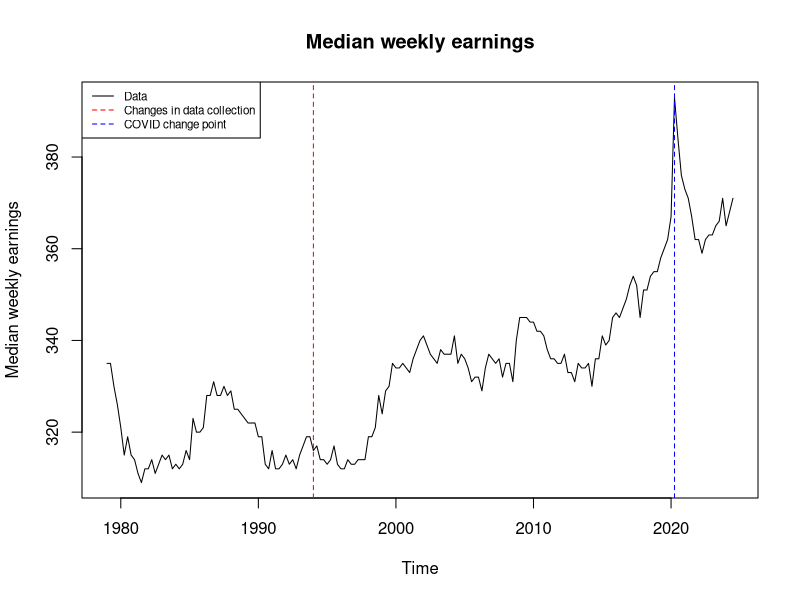
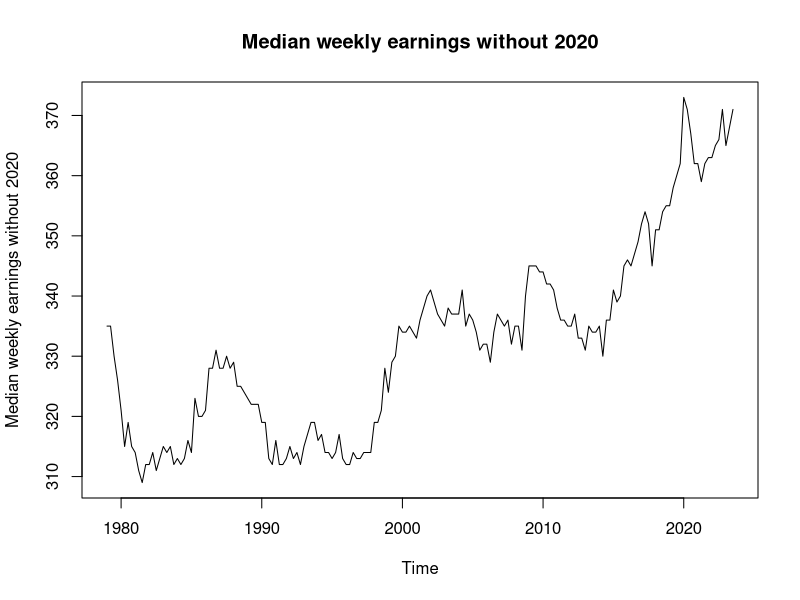
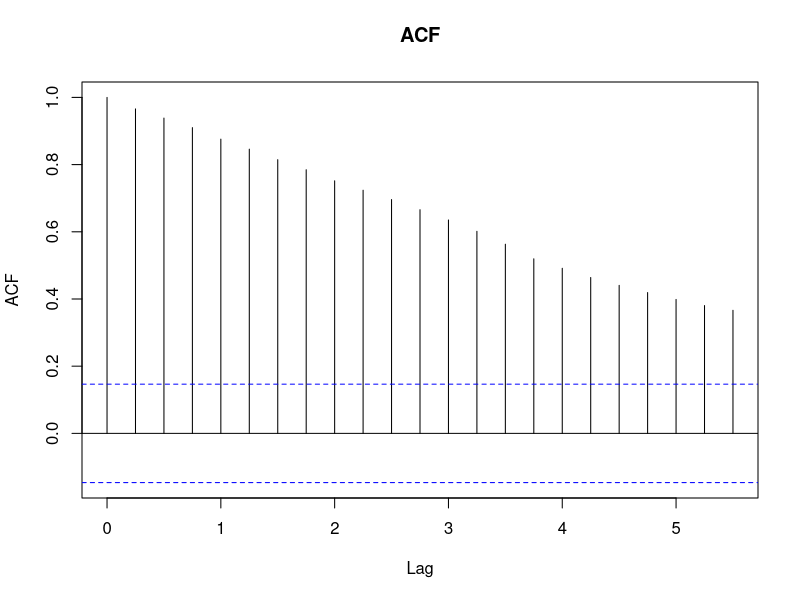
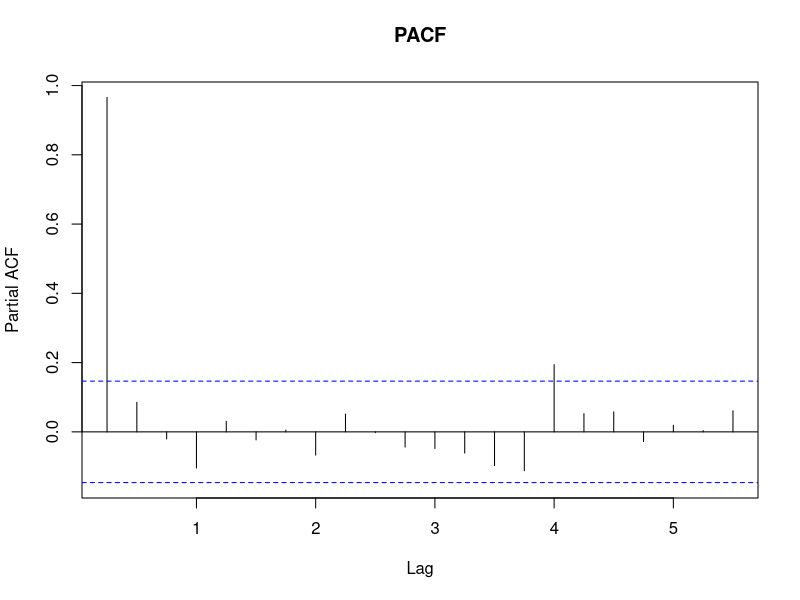
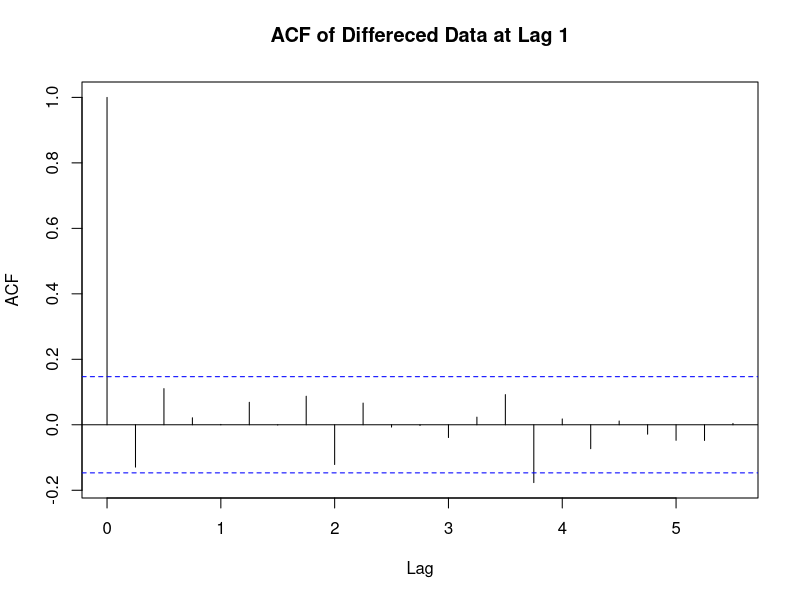
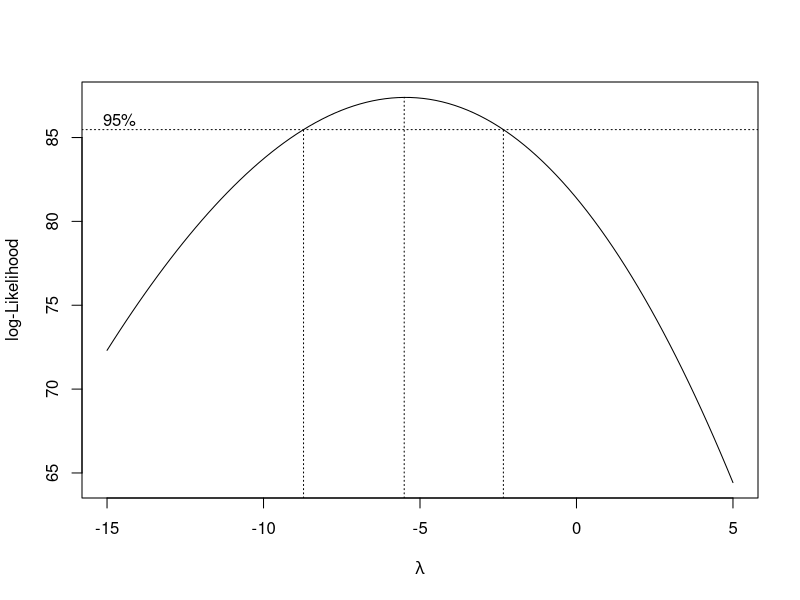
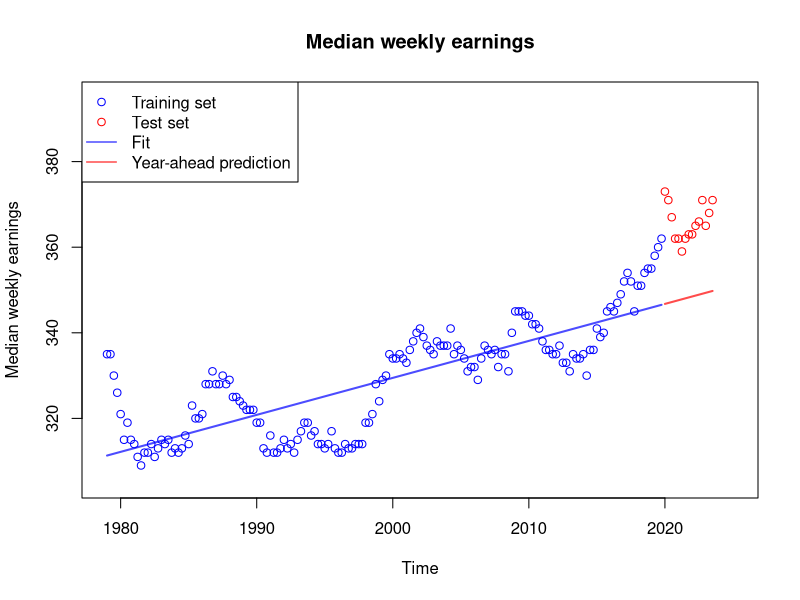
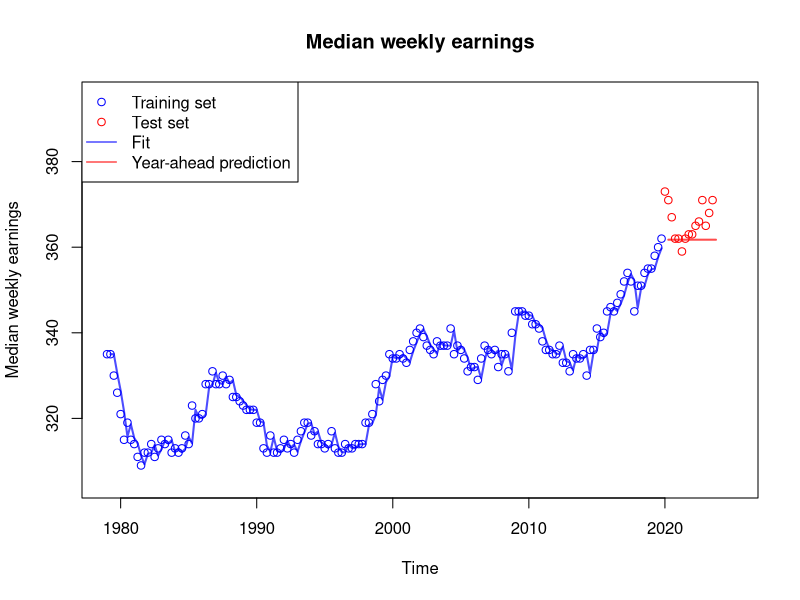

R code for these plots, in order:
## ---- chunk 1
knitr::opts_chunk$set(echo = TRUE)
library(glmnet)
## ---- chunk 2
original_data <- ts(read.csv("LES1252881600Q.csv")["LES1252881600Q"], start = 1979, frequency = 4)
## ---- chunk 3
plot(original_data, xlab = "Time", ylab = "Median weekly earnings", main = "Median weekly earnings")

abline(v = 1994, col = "red", lty = "dashed")
abline(v = 2020 + 3/12, col = "blue", lty = "dashed")
legend("topleft", legend=c("Data", "Changes in data collection", "COVID change point"), 
       col=c("black", "red", "blue"), lty=c(1, 2, 2), cex=0.7)
## ---- chunk 4
time_index <- time(original_data)
data_without_2020 <- original_data[time_index < 2020 | time_index >= 2021]
# Create a new time series without 2020 and shifted up
no_2020_data <- ts(data_without_2020, start = 1979, frequency = 4)
data = no_2020_data
## ---- chunk 5
plot(data, xlab = "Time", ylab = "Median weekly earnings without 2020", main = "Median weekly earnings without 2020")
## ---- chunk 6
library(stats)
groups <- as.factor(c(rep(c(1:14), each = length(data) / 14), rep(15, 11)))
fligner.test(as.numeric(data), groups) 
## ---- chunk 7
acf(data, main = "ACF")
## ---- chunk 8
pacf(data, main = "PACF")
## ---- chunk 9
acf(diff(data), main = "ACF of Differeced Data at Lag 1")
## ---- chunk 10
library(MASS)
bx_model <- boxcox(as.numeric(data) ~ 1, lambda = seq(-15, 5, length=100))
opt_lambda <- bx_model$x[which.max(bx_model$y)]
transformed = (data)^opt_lambda
## ---- chunk 11
groups <-as.factor(c(rep(c(1:14), each = length(data) / 14), rep(15, 11)))
fligner.test(as.numeric(transformed), groups) 
## ---- chunk 12
train <- window(data, end = 2019+3/4)
test <- window(data, start = 2020)
## ---- chunk 13
set.seed(12)

model_APSEs = c()

poly.Time = poly(as.vector(time(data)), 15)
train_data_df = data.frame(Earnings = as.numeric(train), head(poly.Time, -15))
test_data_df = data.frame(Earnings = as.numeric(test), tail(poly.Time, 15))

X_train = as.matrix(train_data_df[, 2, drop = FALSE])
X_test = as.matrix(test_data_df[, 2, drop = FALSE])
lm_model = lm(train_data_df$Earnings ~ X_train)
fit = predict(lm_model, time(data))

b = lm_model$coefficients["(Intercept)"]
m = lm_model$coefficients["X_train"]

predictions = c()
for (x_val in X_test) {
  pred = m * x_val + b
  predictions = c(predictions, pred)
}

APSE_deg1 = mean((predictions - test_data_df$Earnings)^2)
plot(train, main = "Median weekly earnings",
     ylab = "Median weekly earnings", 
     xlim = c(1979, 2025), 
     ylim = c(305,395),
     col = "blue", type = "p")
legend('topleft', legend=c("Training set", "Test set", "Fit", 
                          "Year-ahead prediction"), 
       col=c("blue", "red", "blue", "red"), 
       lty=c(NA, NA, 1,1), pch = c(1, 1, NA, NA), cex=1)
points(test, col = "red")
lines(ts(start = 2020, predictions, frequency = 4), 
      col = adjustcolor('red', 0.7), lwd = 2)
lines(ts(start = 1979, fit, frequency = 4), 
      col = adjustcolor('blue', 0.7), lwd = 2)
## ---- chunk 14
plot(train, main = "Median weekly earnings",
     ylab = "Median weekly earnings", 
     xlim = c(1979, 2025), 
     ylim = c(305,395),
     col = "blue", type = "p")
points(test, col = "red")
legend('topleft', legend=c("Training set", "Test set", "Fit", 
                          "Year-ahead prediction"), 
       col=c("blue", "red", "blue", "red"), 
       lty=c(NA, NA, 1,1), pch = c(1, 1, NA, NA), cex=1)
model = HoltWinters(train, gamma = FALSE , beta = FALSE) 
es.train = model$fitted
HW.predict = predict(model, n.ahead=15 , prediction.interval = TRUE , level=0.95)
lines(ts(start = 1979 + 1/4, es.train[1:(length(train) - 1)], frequency = 4), 
      col = adjustcolor('blue', 0.7), lwd = 2)
lines(ts(start = 2020 + 1/4, HW.predict[,"fit"], frequency = 4), 
      col = adjustcolor('red', 0.7), lwd = 2)
APSE_exp = mean((test - HW.predict[,"fit"])^2)
## ---- chunk 15
plot(train, main = "Median weekly earnings",
     ylab = "Median weekly earnings", 
     xlim = c(1979, 2025), 
     ylim = c(305,395),
     col = "blue", type = "p")
points(test, col = "red")
legend('topleft', legend=c("Training set", "Test set", "Fit", 
                          "Year-ahead prediction"), 
       col=c("blue", "red", "blue", "red"), 
       lty=c(NA, NA, 1,1), pch = c(1, 1, NA, NA), cex=1)
model = HoltWinters(train, gamma = FALSE) 
es.train = model$fitted
HW.predict = predict(model, n.ahead=15 , prediction.interval = TRUE , level=0.95)
lines(ts(start = 1979 + 2/4, es.train[,"xhat"], frequency = 4), 
      col = adjustcolor('blue', 0.7), lwd = 2)
lines(ts(start = 2020 + 1/4, HW.predict[,"fit"], frequency = 4), 
      col = adjustcolor('red', 0.7), lwd = 2)
APSE_dbl_exp = mean((test - HW.predict[,"fit"])^2)
## ---- chunk 16
set.seed(12)

alpha_values = c(0, 0.5, 1)
Log.Lambda.Seq = c(seq(-15, -0.5, by = 0.1), seq(0, 10, by = 0.1))
Lambda.Seq = exp(Log.Lambda.Seq)

APSE_df = data.frame(alpha = numeric(), degree = integer(), APSE = numeric())

lamb_ridge = 10000
lamb_elas = 10000
lamb_lasso = 10000

for (a in alpha_values) {
  min_apse = 10000
  for (deg in 2:15) {
    X_train = as.matrix(train_data_df[2:(deg + 1)])
    Y_train = train_data_df$Earnings
    CV = cv.glmnet(x = X_train, y = Y_train, alpha = a, lambda = Lambda.Seq, nfolds = 10)
    lambda_1se = CV$lambda.1se
    model = glmnet(x = X_train, y = Y_train, alpha = a, lambda = lambda_1se)
    predictions = predict(model, newx = as.matrix(test_data_df[, 2:(deg + 1)]))
    APSE = mean((predictions - test_data_df$Earnings)^2)
    if (APSE < min_apse) {
      min_apse = APSE
      if (a == 0){
        lamb_ridge = lambda_1se
      } else if (a == 0.5){
        lamb_elas = lambda_1se
      } else {
        lamb_lasso = lambda_1se
      }
    }
    APSE_df = rbind(APSE_df, data.frame(alpha = a, degree = deg, APSE = APSE))
  }
}

par(mfrow = c(1, 3), mar = c(10, 2, 10, 2))
plot(APSE_df$degree[APSE_df$alpha == alpha_values[1]], APSE_df$APSE[APSE_df$alpha == alpha_values[1]], 
  type = "o", col = "blue", pch = 16, xlab = "Polynomial Degree", ylab = "APSE",
  main = "APSE vs Polynomial Degree\n for Alpha = 0")

plot(APSE_df$degree[APSE_df$alpha == alpha_values[2]], APSE_df$APSE[APSE_df$alpha == alpha_values[2]], 
  type = "o", col = "blue", pch = 16, xlab = "Polynomial Degree", ylab = "APSE",
  main = "APSE vs Polynomial Degree\n for Alpha = 0.5")

plot(APSE_df$degree[APSE_df$alpha == alpha_values[3]], APSE_df$APSE[APSE_df$alpha == alpha_values[3]], 
  type = "o", col = "blue", pch = 16, xlab = "Polynomial Degree", ylab = "APSE",
  main = "APSE vs Polynomial Degree\n for Alpha = 1")
## ---- chunk 17
set.seed(12)
observed = test_data_df$Earnings
X_train = as.matrix(train_data_df[, 2:6])
Y_train = train_data_df$Earnings
X_test = as.matrix(test_data_df[, 2:6])


lambda_1se1 = lamb_ridge
best_model_1 = glmnet(x = X_train, y = Y_train, alpha = 0, lambda = lambda_1se1)
fitted_values1 = predict(best_model_1, newx = X_test)

lambda_1se2 = lamb_elas
best_model_2 = glmnet(x = X_train, y = Y_train, alpha = 0.5, lambda = lambda_1se2)
fitted_values2 = predict(best_model_2, newx = X_test)

lambda_1se3 = lamb_lasso
best_model_3 = glmnet(x = X_train, y = Y_train, alpha = 1, lambda = lambda_1se3)
fitted_values3 = predict(best_model_3, newx = X_test)


APSE1 = mean((observed - fitted_values1)^2)
APSE2 = mean((observed - fitted_values2)^2)
APSE3 = mean((observed - fitted_values3)^2)

table = data.frame(
  Alpha = alpha_values,
  APSE = c(APSE1,APSE2,APSE3)
)
## ---- chunk 18
# nicely displaying the APSE values
library(knitr)
library(kableExtra)

table %>%
  kable(
    format = "latex",
    booktabs = TRUE,
    caption = "Alpha Values and APSE Results",
    digits = 4,
    col.names = c("Alpha", "APSE"),
    align = c("c", "c")
  ) %>%
  kable_styling(
    latex_options = c("hold_position"),
    position = "center",
    full_width = FALSE
  )
## ---- chunk 19
model_APSEs = c(APSE_deg1, APSE_exp, APSE_dbl_exp, APSE3)
model_types = c("Simple Linear Regression", "Exponential", "Double Exponential", "Elastic Net w/ alpha = 1")

APSE_table = data.frame(
  Model = model_types,
  APSE = model_APSEs
)

APSE_table %>%
  kable(
    format = "latex",
    booktabs = TRUE,
    caption = "Intermediate APSE Results",
    digits = 4,
    col.names = c("Model", "APSE"),
    align = c("c", "c")
  ) %>%
  kable_styling(
    latex_options = c("hold_position"),
    position = "center",
    full_width = FALSE
  )
## ---- chunk 20
# Exponential Smoothing (Single)
model_es <- HoltWinters(train, gamma = FALSE, beta = FALSE)

# Fitted values for Exponential Smoothing
es.train <- model_es$fitted[, "xhat"] 

#  residuals for Exponential Smoothing
residuals_exp <- train - es.train
par(mfrow= c(1, 2), mar = c(5, 2, 5, 2))
plot(
  residuals_exp,
  type = "l",
  main = "Residuals from \nExponential Smoothing",
  ylab = "Residuals",
  xlab = "Time"
)
abline(h = 0, col = "red", lty = 2)

acf(
  residuals_exp,
  main = "ACF of Residuals from \nExponential Smoothing",
  xlab = "Lag",
  ylab = "Autocorrelation"
)

# Caculating APSE 
es.forecast <- predict(model_es, n.ahead = length(test))  # Forecast for the test set
apse_es <- mean((test - es.forecast)^2)  # APSE for Single Exponential Smoothing
## ---- chunk 21
# Double Exponential Smoothing
model_des <- HoltWinters(train, gamma = FALSE) # Includes trend (beta)

des.train <- model_des$fitted[, "xhat"] 
# Calculate residuals for Double Exponential Smoothing
residuals_de <- train - des.train
par(mfrow= c(1, 2), mar = c(5, 2, 5, 2))
plot(
  residuals_de,
  type = "l",
  main = "Residuals from \nDouble Exponential Smoothing",
  ylab = "Residuals",
  xlab = "Time"
)
abline(h = 0, col = "red", lty = 2)

acf(
  residuals_de,
  main = "ACF of Residuals from \nDouble Exponential Smoothing",
  xlab = "Lag",
  ylab = "Autocorrelation"
)
## ---- chunk 22

train_fitted_values <- predict(best_model_3, newx = X_train)
train_residuals <- Y_train - train_fitted_values

#par(mfrow= c(1, 3), mar = c(5, 5, 4, 2))
# Plot residuals over time 
plot(
  train_residuals,
  type = "p",
  main = "Residuals Over Time",
  xlab = "Index",
  ylab = "Residuals",
  pch = 16,
  col = "blue"
)
abline(h = 0, col = "red", lty = 2)

## ---- chunk 23
par(mfrow= c(1, 2), mar = c(5, 2, 5, 2))

# ACF plot of residuals
acf(
  train_residuals,
  main = "ACF of Residuals",
  xlab = "Lag",
  ylab = "Autocorrelation"
) 
# PACF plot of residuals
pacf(
  train_residuals,
  main = "PACF of Residuals",
  xlab = "Lag",
  ylab = "Autocorrelation"
)
## ---- chunk 24
# Fitting these models
residuals_vec <- as.vector(train_residuals) 
residuals_ts <- ts(residuals_vec)

arima_101 <- arima(residuals_vec, order = c(1, 0, 1))
arima_100 <- arima(residuals_vec, order = c(1, 0, 0))
arima_001 <- arima(residuals_vec, order = c(0, 0, 1))
arima_002 <- arima(residuals_vec, order = c(0, 0, 2))
arima_102 <- arima(residuals_vec, order = c(1, 0, 2))
arima_103 <- arima(residuals_vec, order = c(1, 0, 3))
arima_109 <- arima(residuals_vec, order = c(1, 0, 9))

aic_values <- data.frame(
  Model = c("ARIMA(1,0,1)", "ARIMA(1,0,0)", "ARIMA(0,0,1)", 
            "ARIMA(0,0,2)", "ARIMA(1,0,2)", "ARIMA(1,0,3)", "ARIMA(1,0,9)"),
  AIC = c(AIC(arima_101), AIC(arima_100), AIC(arima_001), 
          AIC(arima_002), AIC(arima_102), AIC(arima_103), AIC(arima_109))
)

aic_values %>%
  kable(
    format = "latex",
    booktabs = TRUE,
    caption = "AIC of Different ARIMA Models",
    digits = 4,
    col.names = c("Model", "AIC"),
    align = c("c", "c")
  ) %>%
  kable_styling(
    latex_options = c("hold_position"),
    position = "center",
    full_width = FALSE
  )

## ---- chunk 25
best_bj_model <- arima_102  # ARIMA(1,0,2)

best_bj_model_residuals <- residuals(best_bj_model)
par(mfrow= c(1, 2), mar = c(5, 2, 5, 2))

ts.plot(best_bj_model_residuals, main = "Residuals for\nARIMA(1,0,2) Model", ylab = "Residuals")
abline(h = 0, col = "red", lty = 2)

acf(best_bj_model_residuals, main = "ACF of Residuals for\nARIMA(1,0,2) Model")
## ---- chunk 26
lasso_predictions <- predict(best_model_3, newx = X_test)  

arima_forecast <- predict(best_bj_model, n.ahead = nrow(X_test))  # ARIMA(1,0,2) forecasts
arima_pred =  arima_forecast$pred

final_forecast <- lasso_predictions + arima_pred  # Combine lasso and ARIMA
observed_test <- test_data_df$Earnings  # Actual test set values

final_forecast_vec = as.vector(final_forecast)
observed_test_vec = as.vector(observed_test)

apse_forecast <- mean((observed_test_vec - final_forecast_vec)^2)  
## ---- chunk 27
model_APSEs = c(APSE_deg1, APSE_exp, APSE_dbl_exp, apse_forecast)
model_types = c("Simple Linear Regression", "Exponential", "Double Exponential", "Elastic Net w/ alpha = 1 and ARIMA")

APSE_table = data.frame(
  Model = model_types,
  APSE = model_APSEs
)

APSE_table %>%
  kable(
    format = "latex",
    booktabs = TRUE,
    caption = "Final APSE Results",
    digits = 4,
    col.names = c("Model", "APSE"),
    align = c("c", "c")
  ) %>%
  kable_styling(
    latex_options = c("hold_position"),
    position = "center",
    full_width = FALSE
  )
## ---- chunk 28
plot(data, main = "Median weekly earnings",
     ylab = "Median weekly earnings", 
     xlim = c(1979, 2027), 
     ylim = c(305,410),
     col = "blue", type = "p")
legend('topleft', legend=c("Training set", "Fit", 
                          "Year-ahead prediction",
                          "95% Prediction Interval"), 
       col=c("blue", "orange", "red", "red"), 
       lty=c(NA, NA, 1, 2), pch = c(1, 1, NA, NA), cex=1)
model = HoltWinters(data, beta = TRUE, gamma = FALSE) 
es.train = model$fitted
HW.predict = predict(model, n.ahead=4 , prediction.interval = TRUE , level=0.95)
lines(ts(start = 1979 + 2/4, es.train[,"xhat"], frequency = 4), 
      col = adjustcolor('orange', 0.7), lwd = 2)
lines(ts(start = 2025 + 1/4, HW.predict[,"fit"], frequency = 4), 
      col = adjustcolor('red', 0.7), lwd = 2)

lines(ts(start = 2025 + 1/4, HW.predict[,"upr"], frequency = 4), 
      col = adjustcolor('red', 0.7), lwd = 1, lty = 2)
lines(ts(start = 2025 + 1/4, HW.predict[,"lwr"], frequency = 4), 
      col = adjustcolor('red', 0.7), lwd = 1, lty = 2)

predict_table = data.frame(
  Time = c("2024 Q4","2025 Q1","2025 Q2","2025 Q3"),
  Prediction = HW.predict[,"fit"]
)

predict_table %>%
  kable(
    format = "latex",
    booktabs = TRUE,
    caption = "Prediction for Next Year",
    digits = 4,
    col.names = c("Time", "Prediction Values"),
    align = c("c", "c")
  ) %>%
  kable_styling(
    latex_options = c("hold_position"),
    position = "center",
    full_width = FALSE
  )
